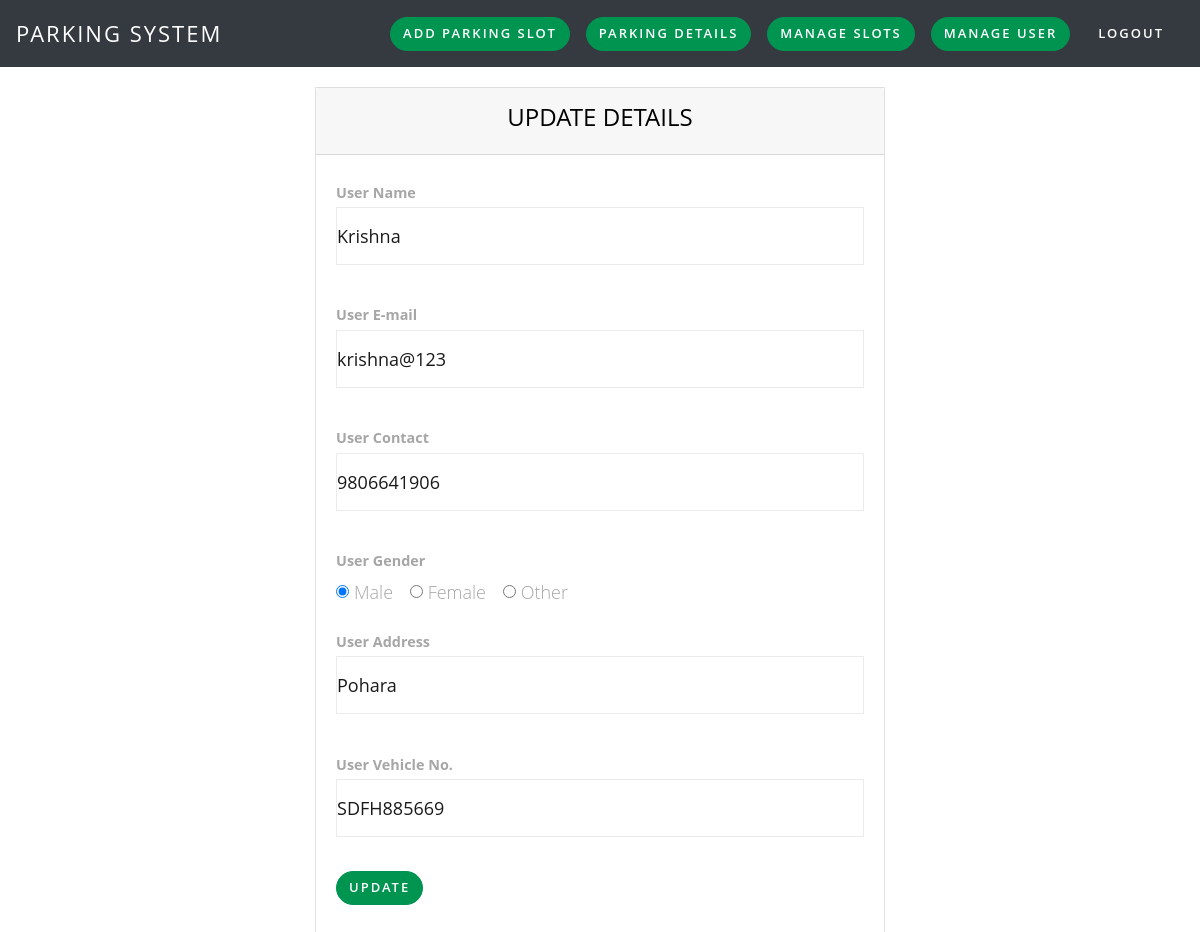
Page /admin/update_user.php?user_id=1 on the committed database.
### tables this page shows
CREATE TABLE `users` (
  `user_id` int(2) NOT NULL,
  `user_name` varchar(50) NOT NULL,
  `user_email` varchar(50) NOT NULL,
  `user_contactno` varchar(12) NOT NULL,
  `user_gender` varchar(6) NOT NULL,
  `user_address` varchar(50) NOT NULL,
  `user_vehicleno` varchar(10) NOT NULL,
  `user_rc` varchar(10) NOT NULL,
  `user_password` varchar(50) NOT NULL
);

### admin/update_user.php (the view, shortened to what this page needs)
<?php
include('../include/connect.php');
$user_id=$_GET['user_id'];
$sql1="SELECT * FROM `users` WHERE user_id='$user_id'";
$result1=mysqli_query($conn,$sql1);
$row1=mysqli_fetch_array($result1);
?>
<!DOCTYPE html>
<html lang="en">
<head>
    <link href="../assets/css/bootstrap.css" rel="stylesheet" />
    <link href="../assets/css/style.css" rel="stylesheet" />
</head>
<body>
    <?php include('header.php');?>
    <div class="container-fluid">
        <div class="row">
            <div class="col-lg-3"></div>
            <div class="col-lg-6">
                <div class="card">
                    <div class="card-header text-center">
                        <h4>UPDATE DETAILS</h4>
                    </div>
                    <div class="card-body">
                        <div class="form-group">
                            <form action="source/user_update.php?user_id=<?php echo $user_id?>" method="post">
                                <small><b>User Name</b></small>
                                <input class="form-control" type="text" value="<?php echo $row1['user_name'];?>"
                                    name="user_name" required><br>
                                <small><b>User E-mail</b></small>
                                <input class="form-control" type="text" value="<?php echo $row1['user_email'];?>"
                                    name="user_email" required><br>
                                <small><b>User Contact</b></small>
                                <input class="form-control" type="number" value="<?php echo $row1['user_contactno'];?>"
                                    name="user_contactno" required><br>
                                <small><b>User Gender</b></small>
                                <div class="form-group">
                                    <div class="form-check form-check-inline">
                                        <input class="form-check-input" type="radio" value="male"
                                            <?php if($row1['user_gender'] == "male"){ echo "checked";}?>
                                            name="user_gender" value="male">Male
                                    </div>
                                    <div class="form-check form-check-inline">
                                        <input class="form-check-input" type="radio" name="user_gender" value="male"
                                            <?php if($row1['user_gender'] == "female"){ echo "checked";}?>value="female">Female
                                    </div>
                                    <div class="form-check form-check-inline">
                                        <input class="form-check-input" type="radio" value="male"
                                            <?php if($row1['user_gender'] == "other"){ echo "checked";}?>name="user_gender"
                                            value="other">Other
                                    </div>
                                </div>
                                <small><b>User Address</b></small>
                                <input class="form-control" type="text" name="user_address"
                                    value="<?php echo $row1['user_address'];?>" required><br>
                                <small><b>User Vehicle No.</b></small>
                                <input class="form-control" type="text" name="user_vehicleno"
                                    value="<?php echo $row1['user_vehicleno'];?>" required><br>
                                <button type="submit" name="submit" class="btn btn-primary">Update</button>
                        </div>
                    </div>
                </div>
            </div>
            <div class="col-lg-3"></div>
        </div>
</body>
</html>

### admin/update_user.php (style rules this page uses)
.card { border-radius: 0px; padding-bottom: 5px; }
.form-control, .btn { border-radius: 0px; border-left: 0px; border-right: 0px; border-top: 0px; }
.container-fluid { padding-top: 20px; }

### admin/header.php (style rules this page uses)
.btn { border-radius: 0px; }

### rows in the picture
users: user_name "Krishna", user_email "krishna@123", user_contactno "9806641906", user_gender "☑", user_address "Pohara", user_vehicleno "SDFH885669"
